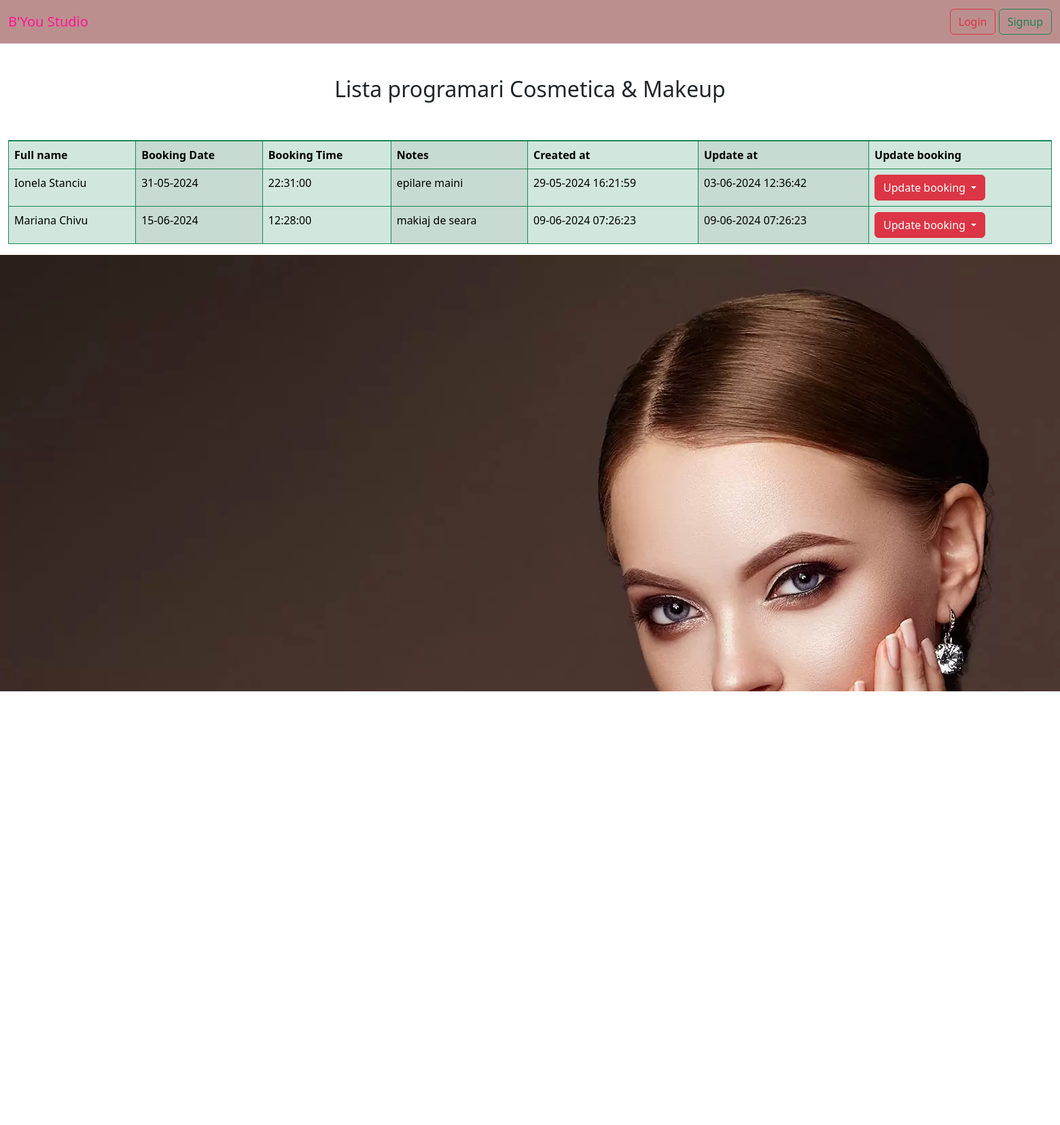
Screenshot of /list_cosmetica with the database file from the repository.
### cosmetica/models.py (models this page shows, shortened)
class Cosmetica(models.Model):
    full_name = models.CharField(max_length=40)
    booking_date = models.DateField()
    booking_time = models.TimeField()
    notes = models.TextField(max_length=400)
    created_at = models.DateTimeField(auto_now_add=True)
    updated_at = models.DateTimeField(auto_now=True)

### cosmetica/views.py (the view)
# urls.py: path('list_cosmetica', views.CosmeticaListView.as_view(), name='list_cosmetica'),
class CosmeticaListView(ListView):
    template_name = 'cosmetica/list_cosmetica.html'
    model = Cosmetica
    context_object_name = 'all_list_cosmetica'

### templates/cosmetica/list_cosmetica.html (shortened to what this page needs)
{% extends 'base.html' %}
{% load static %}
{% block content %}
    <div class="container-fluid">
        <div class="row">
            <div class="col-md-12 gy-5">
            <div class="text">
                <h2 class="text-center">Lista programari Cosmetica & Makeup</h2>
            </div>
            <br/> <br/>
                <table class="table table-success table-striped-columns
        table table-bordered border-success table-group-divider ">
                    <thead>
                    <tr>
                        <th>Full name</th>
                        <th>Booking Date</th>
                        <th>Booking Time</th>
                        <th>Notes</th>
                        <th>Created at</th>
                        <th>Update at</th>
                        <th>Update booking</th>
                    </tr>
                    </thead>
                    <tbody>
                    {% for list in all_list_cosmetica %}
                        <tr>
                            <td>{{ list.full_name }}</td>
                            <td>{{ list.booking_date|date:"d-m-Y" }}</td>
                            <td>{{ list.booking_time|time:"H:i:s" }}</td>
                            <td>{{ list.notes }}</td>
                            <td>{{ list.created_at|date:"d-m-Y H:i:s" }}</td>
                            <td>{{ list.updated_at|date:"d-m-Y H:i:s" }}</td>
                            <td>
                                <div class="dropdown">
                                    <button class="btn btn-danger dropdown-toggle" type="button"
                                            data-bs-toggle="dropdown" aria-expanded="false">
                                        Update booking
                                    </button>
                                </div>
                            </td>
                        </tr>
                    {% endfor %}
                    </tbody>
                </table>
            </div>
        </div>
    </div>
    <img src="{% static 'cosmetica/poza_2.jpg' %}" class="cosmetica_backgroond">
{% endblock %}

### rows the page displays
Cosmetica: full_name "Ionela Stanciu", booking_date "31-05-2024", booking_time "22:31:00", notes "epilare maini", created_at "29-05-2024 16:21:59", updated_at "03-06-2024 12:36:42"
Cosmetica: full_name "Mariana Chivu", booking_date "15-06-2024", booking_time "12:28:00", notes "makiaj de seara", created_at "09-06-2024 07:26:23", updated_at "09-06-2024 07:26:23"
